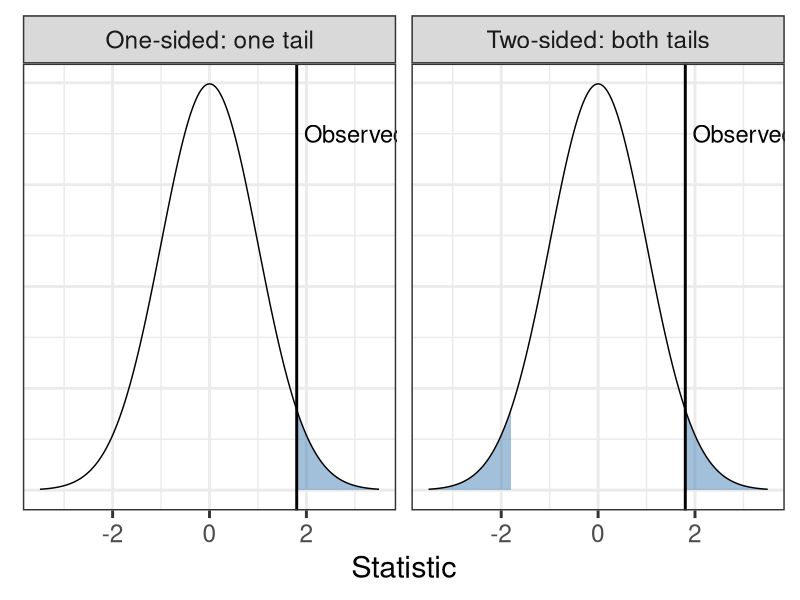
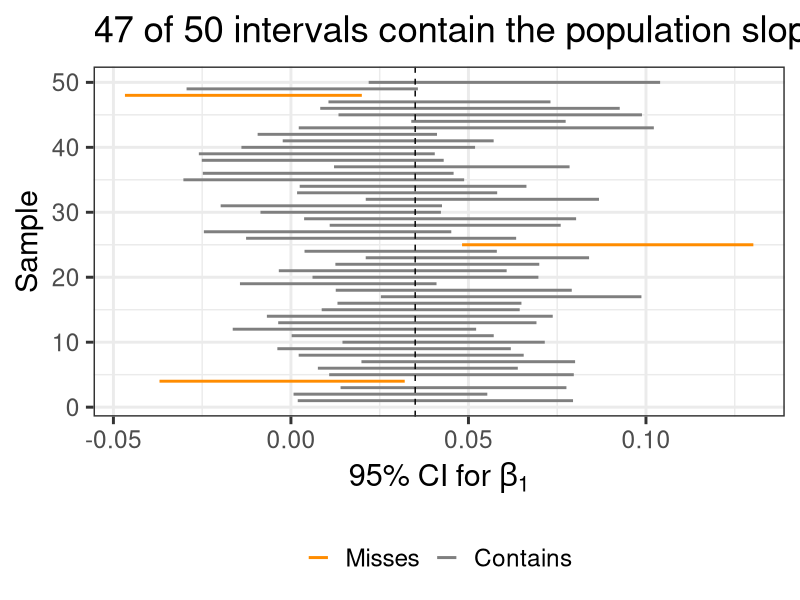
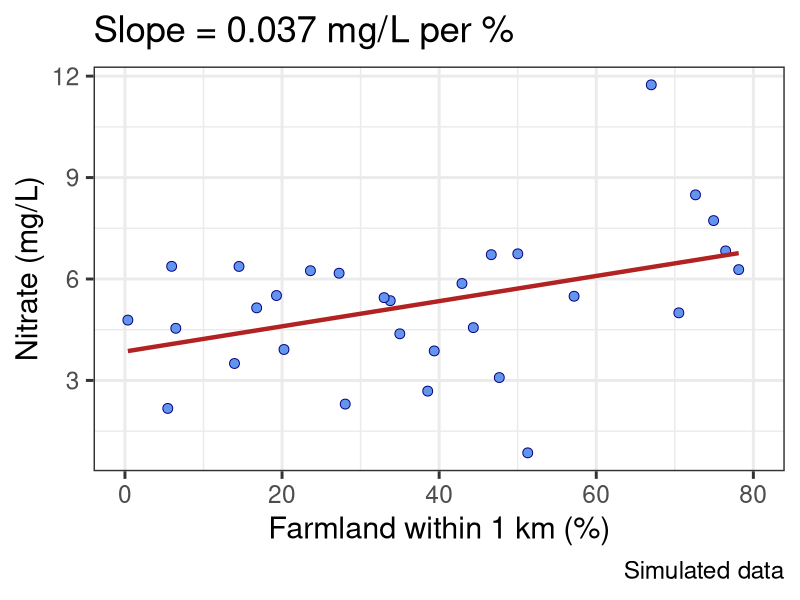
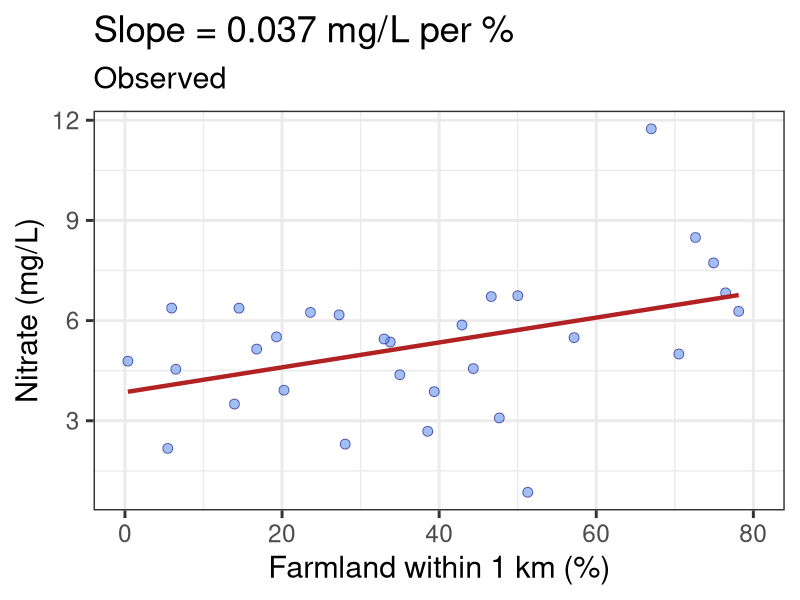
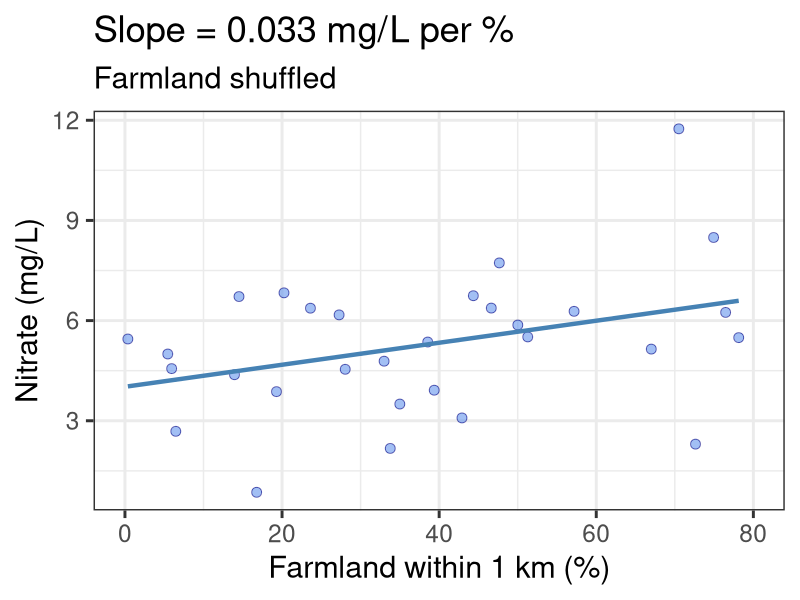
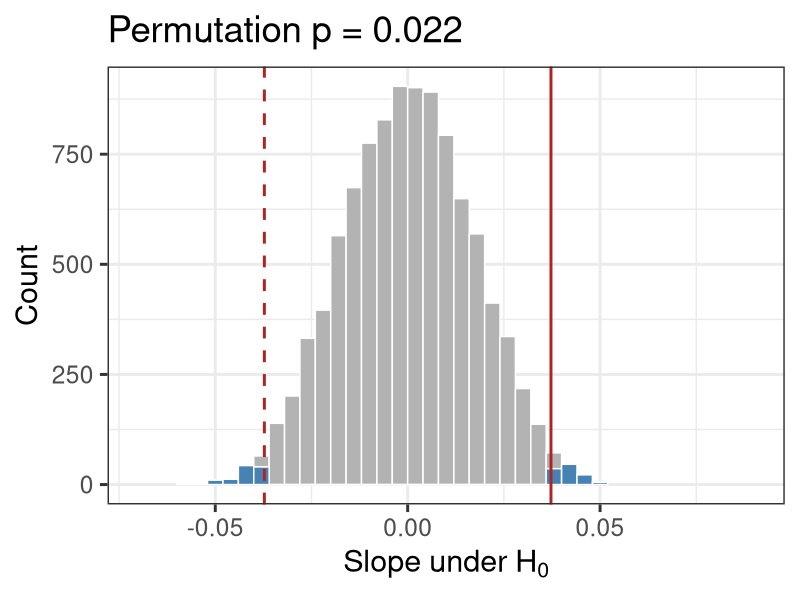
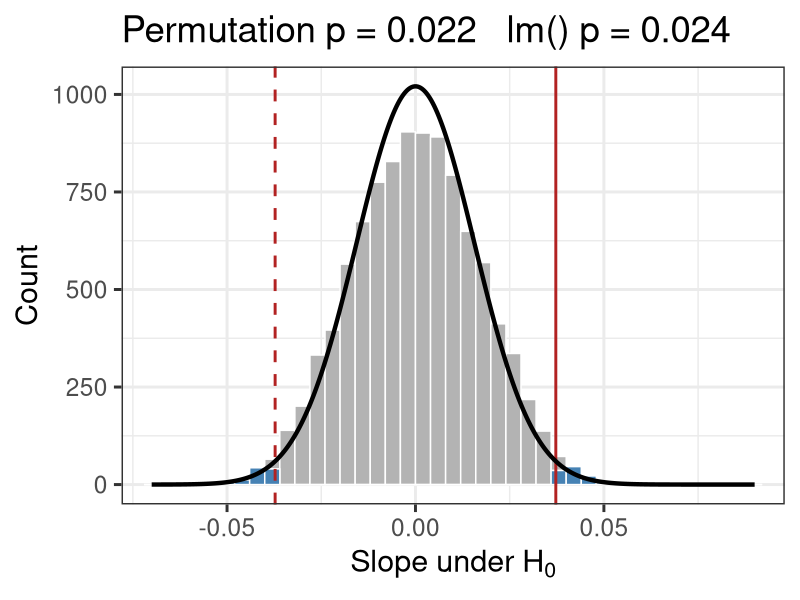
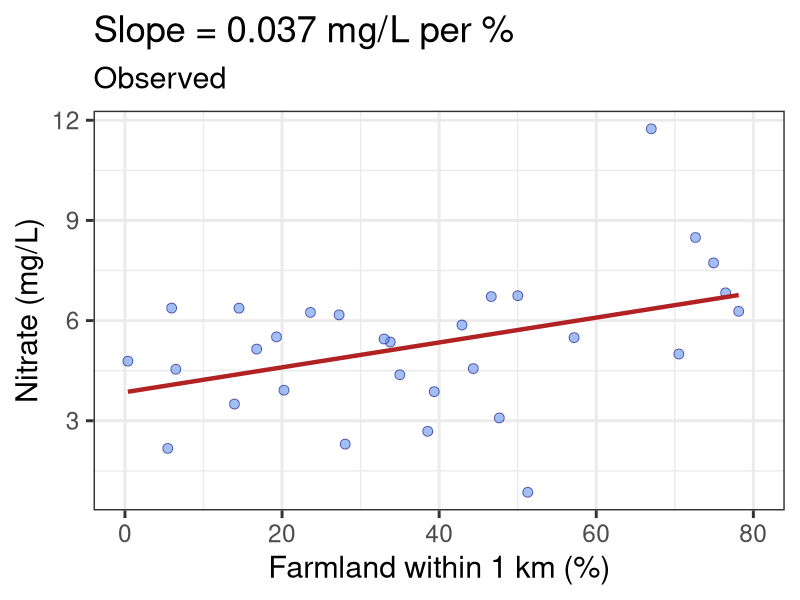

Source code (R) for these figures, in order:
## ---- chunk 1
#| label: setup
#| message: false

library(tidyverse)
set.seed(222)
theme_set(theme_bw(22))

# Same simulated nitrate population and sample as the lab
beta_0 <- 4
beta_1 <- 0.035
sigma <- 2

ag_pct <- runif(1e4, 0, 80)
nitrate_hat <- beta_0 + beta_1 * ag_pct
nitrate <- rnorm(1e4, nitrate_hat, sigma)
simulated_population <- tibble(ag_pct, nitrate_hat, nitrate)

one_sample <- slice_sample(simulated_population, n = 30)
one_sample_lm <- lm(nitrate ~ ag_pct, one_sample)
beta_1_hat <- coef(one_sample_lm)[["ag_pct"]]
se_beta_1 <- coef(summary(one_sample_lm))["ag_pct", "Std. Error"]

# Least squares slope, without the overhead of lm()
ols_slope <- function(x, y) cov(x, y) / var(x)

# Scatter plot of nitrate by farmland with its least squares line
plot_wells <- function(wells, line_colour = "firebrick", alpha = 0.6) {
  slope <- ols_slope(wells$ag_pct, wells$nitrate)
  ggplot(wells, aes(ag_pct, nitrate)) +
    geom_point(
      shape = 21,
      fill = "cornflowerblue",
      color = "navy",
      size = 3,
      alpha = alpha
    ) +
    geom_smooth(
      method = "lm",
      formula = y ~ x,
      se = FALSE,
      color = line_colour,
      linewidth = 1.5
    ) +
    coord_cartesian(xlim = c(0, 80), ylim = range(one_sample$nitrate)) +
    labs(
      x = "Farmland within 1 km (%)",
      y = "Nitrate (mg/L)",
      title = sprintf("Slope = %.3f mg/L per %%", slope)
    )
}

# Shuffle farmland across wells 10,000 times, recalculating the slope each time
null_slopes <- replicate(1e4, {
  ols_slope(sample(one_sample$ag_pct), one_sample$nitrate)
})
# Two-sided: slopes at least as far from 0 as observed, in either direction
perm_pvalue <- mean(abs(null_slopes) >= abs(beta_1_hat))

# Resample wells with replacement 10,000 times, recalculating the slope each time
boot_slopes <- replicate(1e4, {
  resampled <- slice_sample(one_sample, prop = 1, replace = TRUE)
  ols_slope(resampled$ag_pct, resampled$nitrate)
})
boot_ci <- quantile(boot_slopes, c(0.025, 0.975))

lm_pvalue <- coef(summary(one_sample_lm))["ag_pct", "Pr(>|t|)"]
lm_ci <- confint(one_sample_lm)["ag_pct", ]

slope_xlim <- c(-0.07, 0.09)
## ---- chunk 2
#| fig-width: 12
#| fig-height: 3.5
#| fig-align: center

observed_z <- 1.8
null_demo <- expand_grid(
  sides = c("One-sided: one tail", "Two-sided: both tails"),
  z = seq(-3.5, 3.5, by = 0.01)
) |>
  mutate(
    density = dnorm(z),
    extreme = if_else(
      str_starts(sides, "One"),
      z >= observed_z,
      abs(z) >= observed_z
    )
  )

ggplot(null_demo, aes(z, density)) +
  geom_area(
    aes(group = z > 0),
    filter(null_demo, extreme),
    fill = "steelblue",
    alpha = 0.5
  ) +
  geom_line() +
  geom_vline(xintercept = observed_z, linewidth = 1) +
  annotate(
    "text",
    x = observed_z + 0.15,
    y = 0.35,
    label = "Observed",
    hjust = 0,
    size = 6
  ) +
  facet_wrap(~sides) +
  labs(x = "Statistic", y = NULL) +
  theme(axis.text.y = element_blank(), axis.ticks.y = element_blank())
## ---- chunk 3
#| fig-width: 12
#| fig-height: 5.5
#| fig-align: center

many_cis <- map(1:50, \(i) {
  wells <- slice_sample(simulated_population, n = 30)
  ci <- confint(lm(nitrate ~ ag_pct, wells))["ag_pct", ]
  tibble(sample = i, lower = ci[1], upper = ci[2])
}) |>
  list_rbind() |>
  mutate(contains = lower <= beta_1 & upper >= beta_1)

ggplot(
  many_cis,
  aes(y = sample, xmin = lower, xmax = upper, color = contains)
) +
  geom_errorbarh(height = 0, linewidth = 1) +
  geom_vline(xintercept = beta_1, linetype = "dashed") +
  scale_color_manual(
    values = c(`TRUE` = "grey50", `FALSE` = "darkorange"),
    labels = c(`TRUE` = "Contains", `FALSE` = "Misses")
  ) +
  labs(
    x = expression("95% CI for " * beta[1]),
    y = "Sample",
    color = NULL,
    title = sprintf(
      "%d of 50 intervals contain the population slope (dashed)",
      sum(many_cis$contains)
    )
  ) +
  theme(legend.position = "bottom")
## ---- chunk 4
#| fig-width: 5.5
#| fig-height: 3.7
plot_wells(one_sample, alpha = 1) +
  labs(caption = "Simulated data")
## ---- chunk 5
#| fig-width: 6
#| fig-height: 5
plot_wells(one_sample) +
  labs(subtitle = "Observed")
## ---- chunk 6
#| fig-width: 6
#| fig-height: 5
one_shuffle <- mutate(one_sample, ag_pct = sample(ag_pct))
plot_wells(one_shuffle, line_colour = "steelblue") +
  labs(subtitle = "Farmland shuffled")
## ---- chunk 7
#| fig-width: 11
#| fig-height: 5
#| fig-align: center

p_perm <- tibble(slope = null_slopes) |>
  mutate(extreme = abs(slope) >= abs(beta_1_hat)) |>
  ggplot(aes(slope)) +
  geom_histogram(
    aes(fill = extreme),
    binwidth = 0.004,
    boundary = 0,
    color = "white"
  ) +
  geom_vline(xintercept = beta_1_hat, linewidth = 1, color = "firebrick") +
  geom_vline(
    xintercept = -beta_1_hat,
    linewidth = 1,
    linetype = "dashed",
    color = "firebrick"
  ) +
  scale_fill_manual(values = c(`FALSE` = "grey70", `TRUE` = "steelblue")) +
  coord_cartesian(xlim = slope_xlim) +
  labs(
    x = expression("Slope under " * H[0]),
    y = "Count",
    title = sprintf("Permutation p = %.3f", perm_pvalue)
  ) +
  theme(legend.position = "none")
p_perm
## ---- chunk 8
#| echo: true
#| class-output: small-output
one_sample_lm <- lm(nitrate ~ ag_pct, one_sample)
coef(summary(one_sample_lm))
## ---- chunk 9
#| fig-width: 11
#| fig-height: 5
#| fig-align: center

normal_null <- tibble(
  slope = seq(slope_xlim[1], slope_xlim[2], length.out = 400),
  # Scale density to counts so it overlays the histogram
  count = dnorm(slope, 0, se_beta_1) * length(null_slopes) * 0.004
)
p_perm +
  geom_line(aes(slope, count), normal_null, linewidth = 1.5) +
  labs(
    title = sprintf(
      "Permutation p = %.3f   lm() p = %.3f",
      perm_pvalue,
      lm_pvalue
    )
  )
## ---- chunk 10
#| fig-width: 6
#| fig-height: 5
plot_wells(one_sample) +
  labs(subtitle = "Observed")
## ---- chunk 11
#| fig-width: 6
#| fig-height: 5
one_resample <- slice_sample(one_sample, prop = 1, replace = TRUE)
plot_wells(one_resample, line_colour = "darkorange", alpha = 0.4) +
  labs(subtitle = "Resampled (darker = drawn more)")
## ---- chunk 12
#| fig-width: 11
#| fig-height: 3.6
#| fig-align: center

p_boot <- tibble(slope = boot_slopes) |>
  mutate(in_ci = between(slope, boot_ci[1], boot_ci[2])) |>
  ggplot(aes(slope)) +
  geom_histogram(
    aes(fill = in_ci),
    binwidth = 0.004,
    boundary = 0,
    color = "white"
  ) +
  geom_vline(xintercept = beta_1_hat, linewidth = 1, color = "firebrick") +
  scale_fill_manual(values = c(`FALSE` = "grey70", `TRUE` = "darkorange")) +
  coord_cartesian(xlim = slope_xlim) +
  labs(
    x = "Slope (bootstrap distribution)",
    y = "Count",
    title = sprintf("Bootstrap 95%% CI: [%.3f, %.3f]", boot_ci[1], boot_ci[2])
  ) +
  theme(legend.position = "none")
p_boot
## ---- chunk 13
#| fig-width: 11
#| fig-height: 5
#| fig-align: center

normal_sampling <- tibble(
  slope = seq(slope_xlim[1], slope_xlim[2], length.out = 400),
  count = dnorm(slope, beta_1_hat, se_beta_1) * length(boot_slopes) * 0.004
)
p_boot +
  geom_line(aes(slope, count), normal_sampling, linewidth = 1.5) +
  geom_vline(xintercept = lm_ci, linetype = "dashed", linewidth = 1) +
  labs(
    title = sprintf(
      "Bootstrap [%.3f, %.3f]   confint() (dashed) [%.3f, %.3f]",
      boot_ci[1],
      boot_ci[2],
      lm_ci[1],
      lm_ci[2]
    )
  )
## ---- chunk 14
#| echo: true
#| class-output: small-output
confint(one_sample_lm)
